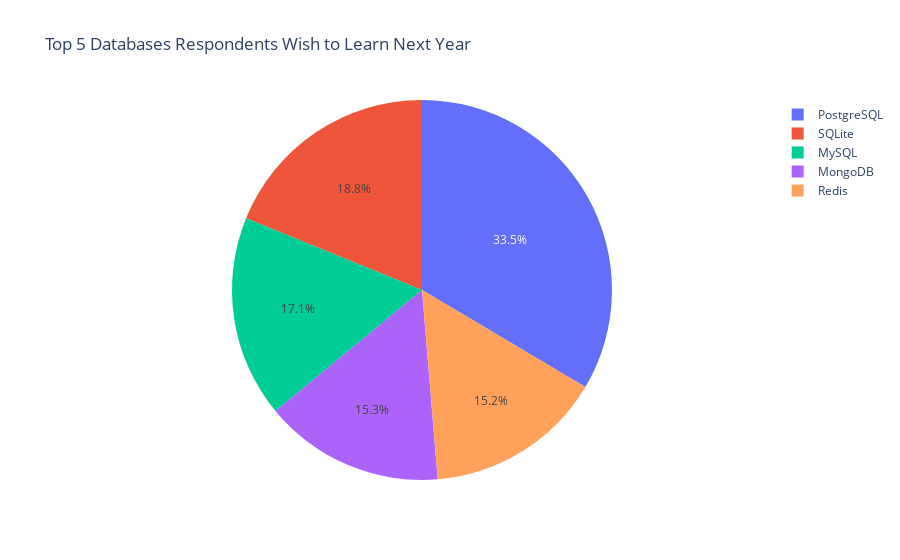

The notebook cell saved with this chart:
### Markdown cell above
### Visualizing Composition of Data

**Pie Charts**

Create a pie chart of the top 5 databases(`DatabaseWantToWorkWith`) that respondents wish to learn next year.

### Code cell
QUERY = """
SELECT DatabaseWantToWorkWith
FROM main
"""
df = pd.read_sql_query(QUERY, conn)
database_counts = df['DatabaseWantToWorkWith'].dropna().str.split(';').explode().value_counts()

database_counts.head(5)

fig = px.pie(
    values=top_5_databases.values, 
    names=top_5_databases.index, 
    title="Top 5 Databases Respondents Wish to Learn Next Year"
)
fig.show()

### Figure 1 — Plotly figure (JSON) as saved in the notebook; plotly's stock layout.template omitted (floating-point values rounded to 4 significant figures)
{"data": [{"domain": {"x": [0, 1], "y": [0, 1]}, "hovertemplate": "label=%{label}<br>value=%{value}<extra></extra>", "labels": ["PostgreSQL", "SQLite", "MySQL", "MongoDB", "Redis"], "legendgroup": "", "name": "", "showlegend": true, "type": "pie", "values": [24005, 13489, 12269, 10982, 10847]}], "layout": {"autosize": true, "legend": {"tracegroupgap": 0}, "title": {"text": "Top 5 Databases Respondents Wish to Learn Next Year"}}}
